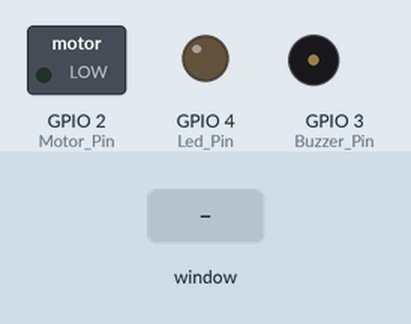
This program was run on a simulated Raspberry Pi (BCM pin numbers). On the bench: switched loads named in the program (green lamp = pin HIGH), output pins drawn as LEDs (lit = HIGH), buzzer (waves = sounding, pin HIGH). The inputs (shaded band) are chosen by the test bench. The desktop window is not drawn, its controls go by their first labels and the mouse button is held 0.15 s.

Above: at 1.2 s.
1.3 s: control labelled "Motor" in the window clicked
At 2.5 s:
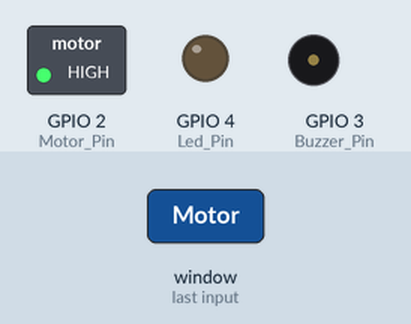
2.8 s: control labelled "Buzzer" in the window clicked
At 3.8 s:
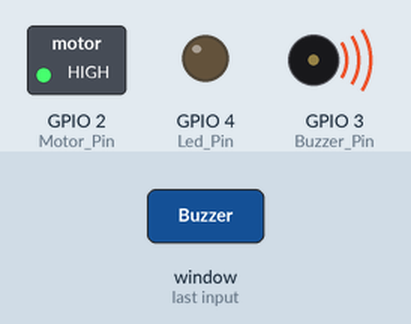
4.3 s: control labelled "Led" in the window clicked
At 4.9 s:
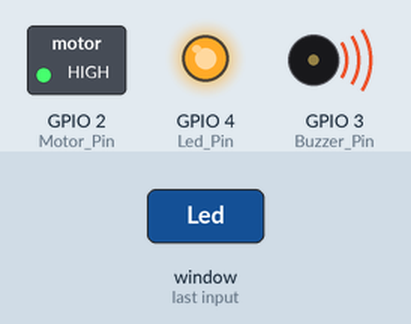
5.8 s: control labelled "Motor" in the window clicked
At 6.1 s:
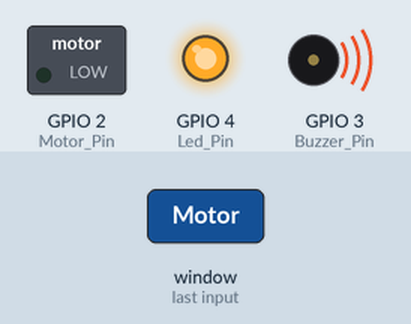
7.3 s: control labelled "Buzzer" in the window clicked
At 8.4 s:
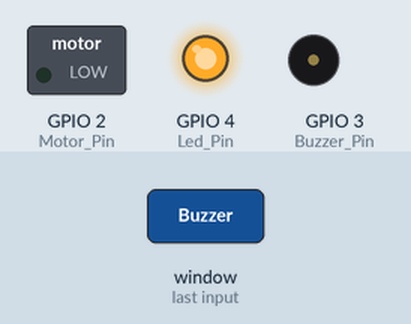
Timing chart, 0 to 9.8 s (numbered marks = the images above; inputs shaded):
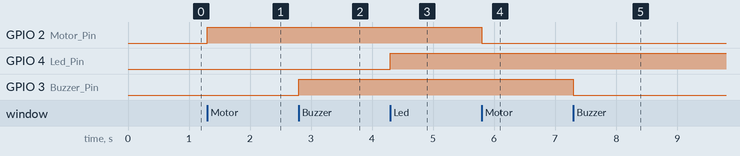

Measured:
- after the input at 1.3 s, GPIO 2 (Motor_Pin): LOW → HIGH at once
- after the input at 2.8 s, GPIO 3 (Buzzer_Pin): LOW → HIGH at once
- after the input at 4.3 s, GPIO 4 (Led_Pin): LOW → HIGH at once
- after the input at 5.8 s, GPIO 2 (Motor_Pin): HIGH → LOW at once
- after the input at 7.3 s, GPIO 3 (Buzzer_Pin): HIGH → LOW at once

The program:

multi_control_GUI.py
```python
import RPi.GPIO as GPIO
GPIO.setmode(GPIO.BCM)
from tkinter import *


Motor_Pin = 2
Buzzer_Pin = 3
Led_Pin = 4

motor_state=0
buzzer_state=0
led_state=0

def motor_btn():
	global motor_state,Motor_Pin
	if motor_state == 0:
		GPIO.output(Motor_Pin,GPIO.HIGH)
		motor_state=1
		output.delete(0.0,END)
		output.insert(END,"Motor On")


	elif motor_state == 1:
		GPIO.output(Motor_Pin,GPIO.LOW)
		motor_state=0
		output.delete(0.0,END)
		output.insert(END,"Motor Off")

def buzzer_btn():
	global buzzer_state,Buzzer_Pin
	if buzzer_state == 0:
		GPIO.output(Buzzer_Pin,GPIO.HIGH)
		buzzer_state=1
		output.delete(0.0,END)
		output.insert(END,"Buzzer On")

	elif buzzer_state == 1:
		GPIO.output(Buzzer_Pin,GPIO.LOW)
		buzzer_state=0
		output.delete(0.0,END)
		output.insert(END,"Buzzer Off")

def led_btn():
	global led_state,Led_Pin
	if led_state == 0:
		GPIO.output(Led_Pin,GPIO.HIGH)
		led_state=1
		output.delete(0.0,END)
		output.insert(END,"Led On")

	elif led_state == 1:
		GPIO.output(Led_Pin,GPIO.LOW)
		led_state=0
		output.delete(0.0,END)
		output.insert(END,"Led Off")

GPIO.setup(Motor_Pin,GPIO.OUT)
GPIO.setup(Buzzer_Pin,GPIO.OUT)
GPIO.setup(Led_Pin,GPIO.OUT)

GPIO.output(Motor_Pin,GPIO.LOW)
GPIO.output(Buzzer_Pin,GPIO.LOW)
GPIO.output(Led_Pin,GPIO.LOW)

main_window=Tk()
main_window.geometry("350x300+100+50")
main_window.title("##Multi device Control##")
main_window.configure(background ="black")
motor_button=Button(main_window,text="Motor",width="14",font="none 18 bold",command=motor_btn)
motor_button.grid(row = 0, column = 3)
Button(main_window,text="Buzzer",width="14",font="none 18 bold",command=buzzer_btn).grid(row = 2, column = 3)
Button(main_window,text="Led",width="14",font="none 18 bold",command=led_btn).grid(row = 4, column = 3)
output = Text(main_window, width ="14",height='1', font = "none 18 bold", fg= "black", background="yellow")
output.grid(row = 6, column = 3)

main_window.mainloop()
```
